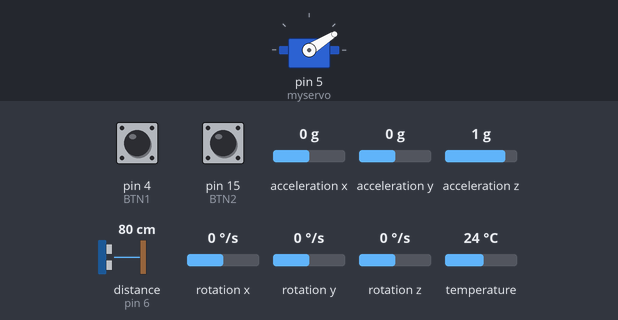
A sketch run on a simulated Arduino Uno, built with avr-gcc and run on an emulated ATmega328P. Parts: servo. The inputs (shaded band) are chosen by the test bench; at power-on: distance to the obstacle (sensor on pin 6) 80 cm, pin 4 (BTN1) HIGH, acceleration z 1 g, rotation x 0 °/s, pin 15 (BTN2) HIGH, acceleration x 0 g, acceleration y 0 g, rotation y 0 °/s, rotation z 0 °/s, temperature 24 °C. The echo pulse lasts 58.3 µs per cm; what the sketch prints to the serial monitor is not drawn.

Above: at 2.2 s.
2.3 s: distance to the obstacle (sensor on pin 6) set to 2 cm
At 2.55 s:
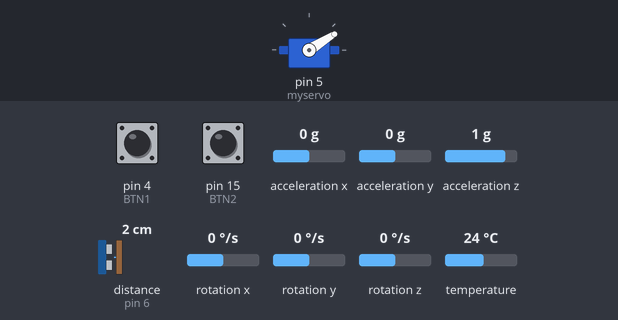
5.3 s: pin 4 (BTN1) pulled LOW for 0.15 s
At 8.2 s:
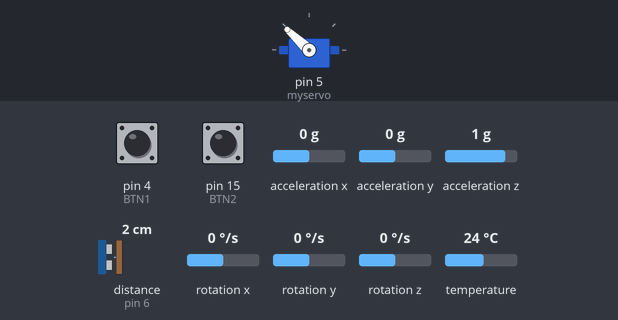
8.4 s: acceleration z set to -1.4 g
11.4 s: distance to the obstacle (sensor on pin 6) set to 18 cm
At 12.18 s:
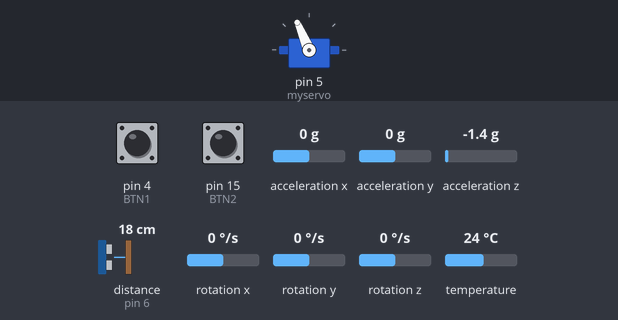
14.4 s: rotation x set to -192 °/s
17.4 s: pin 15 (BTN2) pulled LOW for 0.15 s
At 18.0 s:
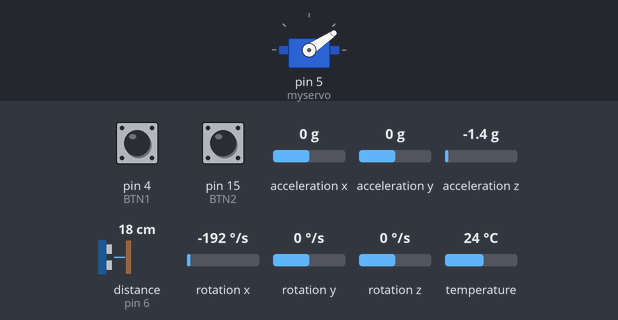
Timing chart, 0 to 21.4 s (numbered marks = the images above; inputs shaded):
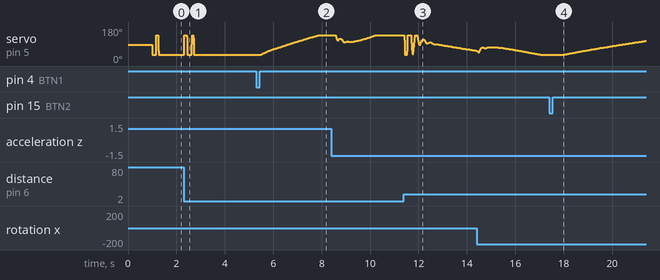

Measured:
- after the input at 2.3 s, servo on pin 5 (myservo): 32° → 137° at once, → 32° 0.11 s later
- after the input at 17.4 s, servo on pin 5 (myservo): moves from 32° to 106° over 3.4 s, starting after 0.51 s

The sketch:

realimentacion_integralcambiado_sigmoide.ino
```cpp
#include <Adafruit_MPU6050.h>
#include <Adafruit_Sensor.h>
#include <Wire.h>
#include <math.h>
#include <Servo.h>
#include <NewPing.h>

//Definiciones ctes
#define DELTA 0.02
#define ALFA 0.05
#define MAX_ABS 45
#define PI 3.1415

//Definiciones pines
#define ECHO_PIN 6
#define TRIGGER_PIN 7

//Definiciones motor
#define MOTOR_MAX 2500.0
#define MOTOR_MIN 500.0
#define MOTOR_CERO 1500.0

#define MOTOR_MAX 2250.0
#define MOTOR_MIN 800.0
#define MOTOR_CERO 1500.0

#define BTN2 PIN_A1
#define BTN1 4

NewPing sonar(TRIGGER_PIN, ECHO_PIN, 100);
Servo myservo;
Adafruit_MPU6050 mpu;

//Prototipos
void mover_servo(float grados);
float estimar_angulo_accel(float accel_z, float accel_y);
void observador(float u, float x1_med, float x3_med);
void matlab_send(float dato1, float dato2, float dato3, float dato4, float dato5, float dato6, float dato7, float dato8, float dato9, float dato10);
float state_feedback_int(float ref_x1, float ref_x3, float x1_est, float x2_est, float x3_est, float x4_est);


float secuencia_sigmoidal[20] = { 0.018, 0.047, 0.095, 0.154, 0.223, 0.289, 0.378, 0.438, 0.5, 0.562, 0.622, 0.679, 0.731, 0.802, 0.858, 0.905, 0.94, 0.971, 0.991, 0.998 };

void setup(void) {
  Serial.begin(115200);

  // Inicializar IMU
  if (!mpu.begin()) {
    Serial.println("Failed to find MPU6050 chip");
    while (1) {
      delay(10);
    }
  }

  mpu.setAccelerometerRange(MPU6050_RANGE_8_G);
  mpu.setGyroRange(MPU6050_RANGE_500_DEG);
  mpu.setFilterBandwidth(MPU6050_BAND_44_HZ);

  //Init servo
  myservo.attach(5, MOTOR_MIN, MOTOR_MAX);  //500 -> 0, 2500->180
  mover_servo(0);

  //Potenciometro
  pinMode(A0, INPUT);

  //boton de cambio rapido de referencia
  pinMode(BTN2, INPUT);
  pinMode(BTN1, INPUT);

  delay(1000);
}

//Variables globales
float x1_est_print = 0;
float x2_est_print = 0;
float x3_est_print = 0;
float x4_est_print = 0;
float q_print = 0;

void loop() {

  static float ref_x1 = 0;
  static float ref_x3 = 0;
  static float angulo = 0;
  static float angulo_gyro = 0;
  static float angulo_accel = 0;
  static float u = 0;
  float posicion = 0;
  static unsigned int index = 0;
  static float ref_sigmoidal;

  unsigned long t1 = micros();

  //Medicion de angulo
  sensors_event_t a, g, temp;
  mpu.getEvent(&a, &g, &temp);

  float accel_z = a.acceleration.z;
  float accel_y = a.acceleration.y;
  float gyro_x = g.gyro.x;

  angulo_gyro = estimar_angulo_gyro(gyro_x, angulo);
  angulo_accel = estimar_angulo_accel(accel_z, accel_y);

  angulo = (1 - ALFA) * angulo_gyro + ALFA * angulo_accel;  // en radianes

  //Medicion de posicion
  posicion = (sonar.ping()) * (0.343 / 2.0) * (1.0 / 1000.0);  // microseg a m


  posicion -= 0.157;  //ajusto el cero

  //Referencia
  //ref_x1 = analogRead(A0)*(2*0.52/1024.0) - 0.52;
  if (!digitalRead(BTN2)) {
    ref_x1 = 0.05;
    index = 0;
  }

  if (!digitalRead(BTN1)) {
    ref_x1 = -0.05;
    index = 0;
  };


  // if (index < 20){
  //   ref_sigmoidal = ref_x1 * secuencia_sigmoidal[index];
  //   index++;
  // } else {
  //   ref_sigmoidal = ref_x1;
  // };

  // Variable global o parámetro que controla la duración
  int duration_multiplier = 2;  // Puedes cambiar este valor según lo necesites

  if (index < (20 * duration_multiplier)) {
    // Escalamos el índice para que recorra la secuencia en más tiempo
    int scaled_index = index / duration_multiplier;
    ref_sigmoidal = ref_x1 * secuencia_sigmoidal[scaled_index];
    index++;
  } else {
    ref_sigmoidal = ref_x1;
  };

  // int duration_multiplier = 3; // Ejemplo: 3 veces más lento
  // int total_steps = 20 * duration_multiplier;

  // if (index < total_steps) {
  //     float progress = (float)index / (float)total_steps; // 0 a 1
  //     int seq_index = (int)(progress * 19); // Mapear a 0-19
  //     ref_sigmoidal = ref_x1 * secuencia_sigmoidal[seq_index];
  //     index++;
  // } else {
  //     ref_sigmoidal = ref_x1;
  // };


  ref_x3 = 0;

  //Controladores y observador
  observador(u, posicion, angulo);
  u = state_feedback_int(ref_sigmoidal, ref_x3, x1_est_print, x2_est_print, x3_est_print, x4_est_print);

  mover_servo(u);

  //Datos
  matlab_send(posicion, x1_est_print, 0 /*Velocidad*/, x2_est_print, angulo, x3_est_print, gyro_x, x4_est_print, ref_sigmoidal, q_print);

  unsigned long t2 = micros();

  unsigned long diff = t2 - t1;
  unsigned long diffUS = diff % 1000;

  delay(20 - (diff - diffUS) / 1000);
  delayMicroseconds(diffUS);
}

float state_feedback_int(float ref_x1, float ref_x3, float x1_est, float x2_est, float x3_est, float x4_est) {
  const float Ts = 0.02;
  //const float K[4] = {-15.1705, -2.7130, -2.7658, -0.1514};
  //const float H = 18.7183;
  //const float K[4] = {-8.5638, -1.6764, -1.6533, -0.1083};
  //const float H = 7.7126;

  //const float K[4] = {-7.0207 ,  -1.4373 ,  -1.3023 ,-0.0885 }; //-2-1.5i; -2+1.5i ; -8; -11; -10
  //const float H = 6.9718;

  //const float K[4] = {-10.1792 ,  -2.0043  , -1.9859 ,  -0.1172 }; //-3-0.1i; -3+0.1i ; -8; -11; -10
  //const float H = 9.8540;

  //const float K[4] = {-16.3140  , -2.9647  , -3.0269 ,  -0.1589  }; //[-4+0.1j; -4-0.1j; -9; -11; -10]; este anda bastante bien (capaz un poco oscilatorio) (el que mejor anda)
  //const float H = 19.1261;

  //const float K[4] = {-10.7544,   -2.1502,   -2.2368 ,  -0.1299 }; // [-4; -2; -9; -11; -10]; //suele andar bien (a veces mucho overshoot)
  //const float H =   9.7482;

  //const float K[4] = {-13.6706 ,  -2.5726 ,  -2.6412 ,  -0.1446 }; // [-3.5+0.1j; -3.5-0.1j; -9; -11; -10] //A veces tiene overshoot
  //const float H =   14.7915;

  //const float K[4] = {-8.8458 ,  -1.9586,   -2.2900,   -0.1396}; //[-2+0.1j; -2-0.1j; -11; -11+2j; -11-2j] //mucho overshoot
  //const float H = 6.7236;

  //const float K[4] = {-8.6628  , -1.9161 ,  -2.2455 ,  -0.1388}; //[-2+0.1j; -2-0.1j; -11; -11+1j; -11-1j] //mucho overshoot
  //const float H = 6.5628;

  //const float K[4] = { -7.0827 ,  -1.6822 ,  -2.0273 ,  -0.1313}; //[-2.5; -1; -11; -11+1j; -11-1j]; //A veces anda bien, normalmente se va de overshoot
  //const float H = 4.1120;

  //const float K[4] = {-27.8709 ,  -4.6830  , -4.7623  , -0.2251}; //[-5-0.1j; -5+0.1j; -11; -11+1j; -11-1j]; //Sigue perfecta la referencia pero oscila un monton
  //const float H = 38.5752;

  //const float K[4] = {-22.4845  , -3.8519 ,  -3.8676 ,  -0.1892}; //[-5-0.1j; -5+0.1j; -10; -10.1; -10.05]; //Sigue bien la referencia pero oscila un monton
  //const float H = 29.9917;

  const float K[4] = { -19.4825, -3.4280, -3.4748, -0.1752 };  //[-4.5-0.1j; -4.5+0.1j; -10; -10.1; -10.05] //Este muy muy bien, oscila menos y sigue bien
  const float H = 24.5358;

  //const float K[4] = {-17.7544  , -3.1799  , -3.2402  , -0.1668 }; //[-4.2-0.1j; -4.2+0.1j; -10; -10.1; -10.05]; //Sigue bien, pero oscila y tiene un poco de error
  //const float H = 21.5018;

  //const float K[4] = {-14.0580  , -2.5603  , -2.4541  , -0.1305 }; //[-4.2-0.1j; -4.2+0.1j; -9.2; -9.1; -9] //Este ya no sigue muy bien y se suele pasar, oscila menos
  //const float H = 16.4074;

  //const float K[4] = {-15.4487, -2.7680, -2.6687, -0.1390}; //[-4.5-0.1j; -4.5+0.1j; -9.2; -9.1; -9] //Este ya no sigue muy bien y se suele pasar, oscila menos
  //const float H = 18.7227;

  //const float K[4] = {-15.7966 ,  -2.8056  , -2.6886  , -0.1392}; //[-4.5-1j; -4.5+1j; -9.2; -9.1; -9] // bastante overshoot y un poco lento
  //const float H = 19.6369;

  //const float K[4] = {-12.8955  , -2.2856  , -1.9441   ,-0.1012}; //[-4.5-2j; -4.5+2j; -8; -8.1; -8.2]  //Un poco de overshoot y no sigue bien
  //const float H = 16.2688;

  float u = 0.0;
  float e = 0.0;
  static float q = 0.0;

  //En backwards, ver de hacerlo de otra forma mejor
  e = ref_x1 - x1_est;  //rk - yk
  q = q + Ts * e;

  // Anti-windup
  const float q_max = 20.0;  // ajustar según K[4] y u_max -> qmax = umax / ganancia integrador
  if (q > q_max) q = q_max;
  if (q < -q_max) q = -q_max;


  //Nota: modificar la constante de la referencia nos permite modificar los ceros?
  u = x1_est * K[0] + x2_est * K[1] + x3_est * K[2] + x4_est * K[3] + H * q /*+ ref_x1*/;

  //Variables de plot
  q_print = q;

  return u;
}


float state_feedback(float ref_x1, float ref_x3, float x1_est, float x2_est, float x3_est, float x4_est) {
  float u = 0;
  float K[4] = { -3.9340, -0.9499, -0.8737, -0.0781 };
  float F[2] = { 3.9340, 0 };

  u = x1_est * K[0] + x2_est * K[1] + x3_est * K[2] + x4_est * K[3] + ref_x1 * F[0] + ref_x3 * F[1];

  return u;
}


void observador(float u, float x1_med, float x3_med) {
  // Matrices discretizadas
  const float Ad[4][4] = { { 1, 0.02, 0, 0 },
                           { 0, 0.9238, 0.1756, 0 },
                           { 0, 0, 1.0000, 0.0200 },
                           { 0, 0, -3.0896, 0.5852 } };

  const float Bd[4] = { 0, 0, 0, 1.2978 };

  const float Ld[4][2] = { { 0.8744, -0.0392 },
                           { 7.9568, -0.6022 },
                           { -0.0008, 0.5116 },
                           { -0.0020, -2.9808 } };

  static float x1_est = 0, x2_est = 0, x3_est = 0, x4_est = 0;

  //Cambio de notacion
  float y1_med = x1_med;
  float y2_med = x3_med;
  float y1_est = x1_est;
  float y2_est = x3_est;

  x1_est = Ad[0][0] * x1_est + Ad[0][1] * x2_est + Ad[0][2] * x3_est + Ad[0][3] * x4_est + Ld[0][0] * (y1_med - y1_est) + Ld[0][1] * (y2_med - y2_est) + Bd[0] * u;
  x2_est = Ad[1][0] * x1_est + Ad[1][1] * x2_est + Ad[1][2] * x3_est + Ad[1][3] * x4_est + Ld[1][0] * (y1_med - y1_est) + Ld[1][1] * (y2_med - y2_est) + Bd[1] * u;
  x3_est = Ad[2][0] * x1_est + Ad[2][1] * x2_est + Ad[2][2] * x3_est + Ad[2][3] * x4_est + Ld[2][0] * (y1_med - y1_est) + Ld[2][1] * (y2_med - y2_est) + Bd[2] * u;
  x4_est = Ad[3][0] * x1_est + Ad[3][1] * x2_est + Ad[3][2] * x3_est + Ad[3][3] * x4_est + Ld[3][0] * (y1_med - y1_est) + Ld[3][1] * (y2_med - y2_est) + Bd[3] * u;

  //Variables de ploteo
  //x1_est_print = x1_est;
  //x2_est_print = x2_est;
  //x3_est_print = x3_est;
  //x4_est_print = x4_est;


  // agregado de filtro de media móvil

  const int N = 5;  // Orden del filtro de media móvil
  static float buffer_x1[N] = { 0 }, buffer_x2[N] = { 0 }, buffer_x3[N] = { 0 }, buffer_x4[N] = { 0 };
  static int idx = 0;

  // Guardar nuevos valores en el buffer circular
  buffer_x1[idx] = x1_est;
  buffer_x2[idx] = x2_est;
  buffer_x3[idx] = x3_est;
  buffer_x4[idx] = x4_est;
  idx = (idx + 1) % N;

  // Calcular promedios
  float sum_x1 = 0, sum_x2 = 0, sum_x3 = 0, sum_x4 = 0;
  for (int i = 0; i < N; i++) {
    sum_x1 += buffer_x1[i];
    sum_x2 += buffer_x2[i];
    sum_x3 += buffer_x3[i];
    sum_x4 += buffer_x4[i];
  }

  x1_est_print = sum_x1 / N;
  x2_est_print = sum_x2 / N;
  x3_est_print = sum_x3 / N;
  x4_est_print = sum_x4 / N;
}


void mover_servo(float grados) {

  volatile float g = 0;

  g = grados;

  if (g > 0.7) {
    g = 0.7;
  }
  if (g < -0.5) {
    g = -0.5;
  }

  volatile float pwm = 0;
  pwm = (grados * (MOTOR_MAX - MOTOR_MIN) / PI) + MOTOR_CERO;

  //Checkeo de vuelta que no sobrepase +-45grados (parece que es algo de la alimentacion)

  if (isnan(pwm) || isinf(pwm)) {
    pwm = 1500;
  }

  if (pwm > 1900.0) {
    pwm = 1900.0;
  }
  if (pwm < 1054.0) {
    pwm = 1054.0;
  }

  myservo.writeMicroseconds((int)pwm);
}

void matlab_send(float dato1, float dato2, float dato3, float dato4, float dato5, float dato6, float dato7, float dato8, float dato9, float dato10) {
  Serial.write("abcd");
  byte *b = (byte *)&dato1;
  Serial.write(b, 4);
  b = (byte *)&dato2;
  Serial.write(b, 4);
  b = (byte *)&dato3;
  Serial.write(b, 4);
  b = (byte *)&dato4;
  Serial.write(b, 4);
  b = (byte *)&dato5;
  Serial.write(b, 4);
  b = (byte *)&dato6;
  Serial.write(b, 4);
  b = (byte *)&dato7;
  Serial.write(b, 4);
  b = (byte *)&dato8;
  Serial.write(b, 4);
  b = (byte *)&dato9;
  Serial.write(b, 4);
  b = (byte *)&dato10;
  Serial.write(b, 4);
}

float estimar_angulo_gyro(float gyro, float angulo_prev) {
  return (angulo_prev + gyro * DELTA);
}

float estimar_angulo_accel(float accel_z, float accel_y) {
  float anguloRadianes = atan2(accel_y, accel_z);
  return anguloRadianes;
}
```
